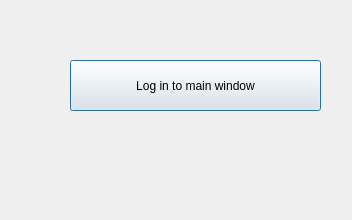
<?xml version="1.0" encoding="UTF-8"?>
<ui version="4.0">
 <class>LoginDlg</class>
 <widget class="QDialog" name="LoginDlg">
  <property name="geometry">
   <rect>
    <x>0</x>
    <y>0</y>
    <width>352</width>
    <height>220</height>
   </rect>
  </property>
  <property name="windowTitle">
   <string>Dialog</string>
  </property>
  <widget class="QPushButton" name="pushButton">
   <property name="geometry">
    <rect>
     <x>70</x>
     <y>60</y>
     <width>251</width>
     <height>51</height>
    </rect>
   </property>
   <property name="text">
    <string>Log in to main window</string>
   </property>
  </widget>
 </widget>
 <resources/>
 <connections>
  <connection>
   <sender>pushButton</sender>
   <signal>clicked()</signal>
   <receiver>LoginDlg</receiver>
   <slot>accept()</slot>
   <hints>
    <hint type="sourcelabel">
     <x>102</x>
     <y>98</y>
    </hint>
    <hint type="destinationlabel">
     <x>224</x>
     <y>167</y>
    </hint>
   </hints>
  </connection>
 </connections>
</ui>
